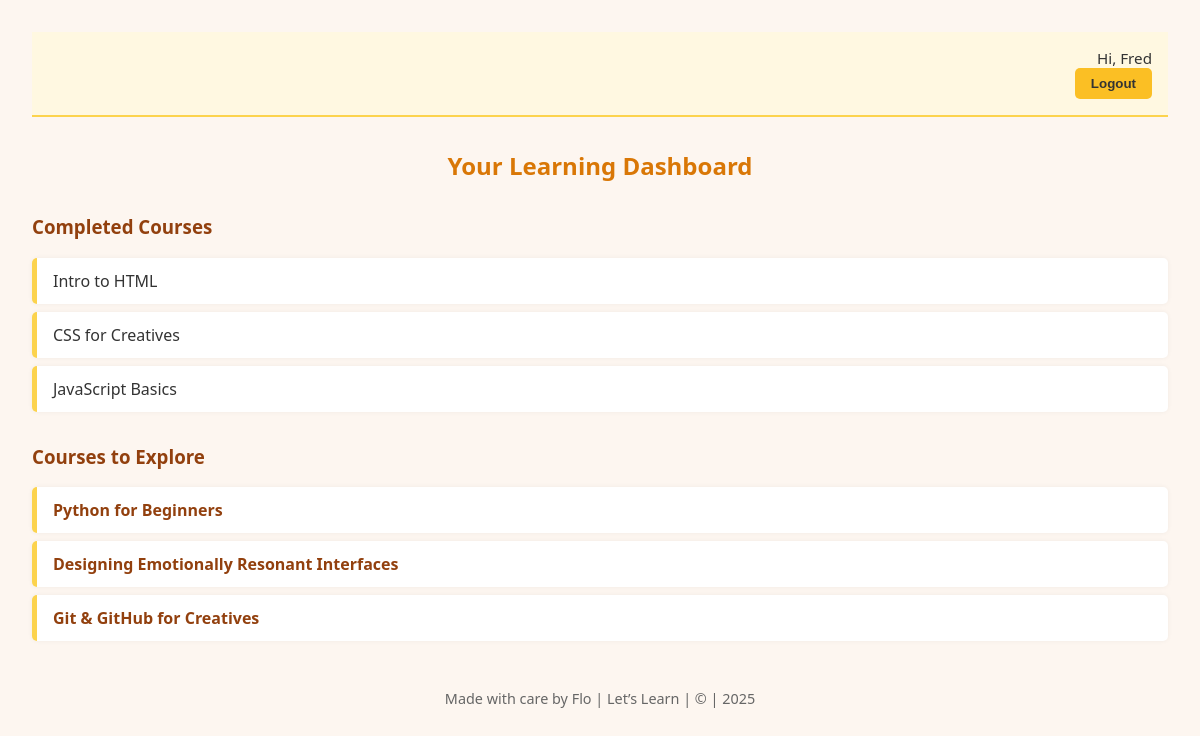
The app's page /dashboard/ (signed in) with its own data.
### LetsLearn/models.py (models this page shows, shortened)
class Course(models.Model):
    CATEGORY_CHOICES = [
        ('web', 'Web Development'),
        ('data', 'Data Science'),
        ('design', 'Design'),
    ]
    title = models.CharField(max_length=100)
    description = models.TextField()
    category = models.CharField(max_length=20, choices=CATEGORY_CHOICES, default='web')
    completed_by = models.ManyToManyField(User, blank=True)

### LetsLearn/views.py (the view)
# urls.py: path('dashboard/', views.dashboard, name='dashboard'),
def dashboard(request):
    if request.user.is_authenticated:
        completed = Course.objects.filter(completed_by=request.user)
        remaining = Course.objects.exclude(completed_by=request.user)
        return render(request, 'dashboard.html', {
            'completed': completed,
            'remaining': remaining
        })
    return redirect('login')

### templates/dashboard.html (shortened to what this page needs)
<!DOCTYPE html>
{% load static %}
<html lang="en">
<head>
</head>
<body>
  <div class="top-bar">
    {% if user.is_authenticated %}
      <p>Hi, {{ user.username }}
        <form method="post" action="{% url 'logout' %}">
          <button type="submit" class="link-button">Logout</button>
        </form>
      </p>
    {% else %}
      <p><a href="{% url 'login' %}">Login</a> | <a href="{% url 'signup' %}">Sign Up</a></p>
    {% endif %}
  </div>
  <h2>Your Learning Dashboard</h2>
  <h3>Completed Courses</h3>
  <ul>
    {% for course in completed %}
      <li>{{ course.title }}</li>
    {% empty %}
      <li>No courses completed yet—your glow begins here. 🌱</li>
    {% endfor %}
  </ul>
  <h3> Courses to Explore</h3>
  <ul>
    {% for course in remaining %}
      <li><a href="{% url 'course_detail' course.id %}">{{ course.title }}</a></li>
    {% empty %}
      <li>No courses available yet—stay tuned for new paths. </li>
    {% endfor %}
  </ul>
  <footer>
    Made with care by Flo | Let’s Learn | &copy; | 2025
  </footer>
</body>
</html>

### templates/dashboard.html (style rules this page uses)
body { font-family: 'Segoe UI', sans-serif; background-color: #fdf6f0; color: #333; margin: 0; padding: 2rem; }
.top-bar { text-align: right; margin-bottom: 2rem; background-color: #fff8e1; padding: 1rem; border-bottom: 2px solid #fcd34d; }
.top-bar p { margin: 0; font-size: 0.95rem; }
.link-button, button { background-color: #fbbf24; border: none; padding: 0.5rem 1rem; font-weight: bold; cursor: pointer; border-radius: 5px; color: #333; transition: background-color 0.3s ease; }
h2 { text-align: center; color: #d97706; margin-bottom: 1rem; }
h3 { color: #92400e; margin-top: 2rem; }
ul { list-style-type: none; padding: 0; margin: 1rem 0; }
ul li { background-color: #fff; padding: 0.75rem 1rem; margin-bottom: 0.5rem; border-left: 5px solid #fcd34d; box-shadow: 0 0 5px rgba(0,0,0,0.05); border-radius: 5px; }
ul li a { text-decoration: none; color: #92400e; font-weight: bold; }
footer { text-align: center; margin-top: 3rem; font-size: 0.9rem; color: #666; }

### records on screen
Course: title "Intro to HTML"
Course: title "CSS for Creatives"
Course: title "JavaScript Basics"
Course: title "Python for Beginners"
Course: title "Designing Emotionally Resonant Interfaces"
Course: title "Git & GitHub for Creatives"

### other values on screen
{{ user.username }} "Fred"
